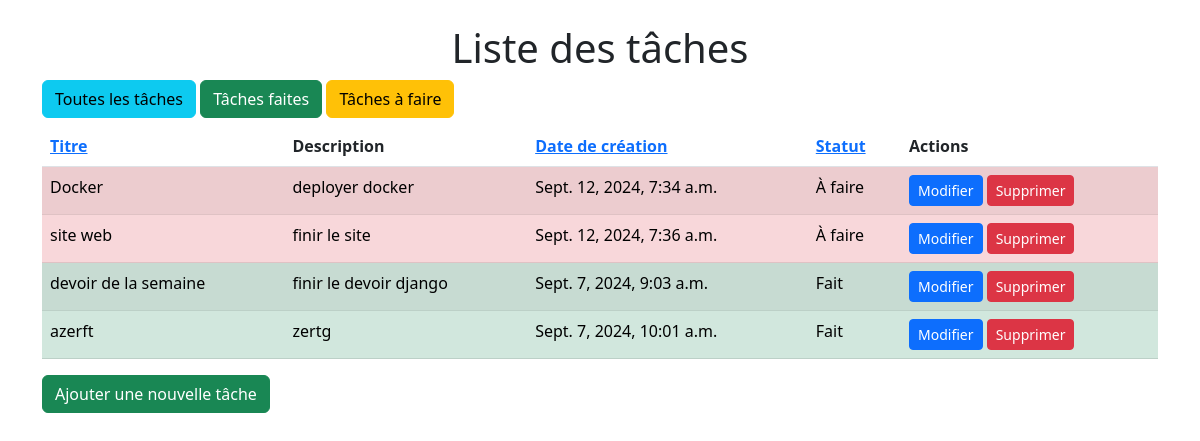
/?sort=status, run on the app's committed database.
### todolist/models.py (models this page shows, shortened)
class Task(models.Model):
    title = models.CharField(max_length=255)
    description = models.TextField()
    created_at = models.DateTimeField(auto_now_add=True)
    due_date = models.DateTimeField()
    status = models.BooleanField(default=False)  # False = not done, True = done

### todolist/views.py (the view)
# urls.py: path('', todolist_views.task_list, name='task_list'),
def task_list(request):
    sort_by = request.GET.get('sort', 'created_at')  # Tri par défaut par date de création
    status_filter = request.GET.get('status', None)  # Pas de filtre par défaut
    if status_filter == 'done':
        tasks = Task.objects.filter(status=True)
    elif status_filter == 'todo':
        tasks = Task.objects.filter(status=False)
    else:
        tasks = Task.objects.all()
    tasks = tasks.order_by(sort_by)
    return render(request, 'todolist/task_list.html', {'tasks': tasks})

### todolist/templates/todolist/task_list.html (shortened to what this page needs)
<!DOCTYPE html>
<html lang="fr">
<head>
    <link href="https://cdn.jsdelivr.net/npm/bootstrap@5.3.0-alpha1/dist/css/bootstrap.min.css" rel="stylesheet">
</head>
<body>
    <div class="container mt-4">
        <h1 class="text-center">Liste des tâches</h1>
        <div class="mb-2">
            <a href="?status=all" class="btn btn-info">Toutes les tâches</a>
            <a href="?status=done" class="btn btn-success">Tâches faites</a>
            <a href="?status=todo" class="btn btn-warning">Tâches à faire</a>
        </div>
        <table class="table table-striped">
            <thead>
                <tr>
                    <th><a href="?sort=title">Titre</a></th>
                    <th>Description</th>
                    <th><a href="?sort=created_at">Date de création</a></th>
                    <th><a href="?sort=status">Statut</a></th>
                    <th>Actions</th>
                </tr>
            </thead>
            <tbody>
                {% for task in tasks %}
                <tr class="{{ task.status|yesno:'table-success,table-danger' }}">
                    <td>{{ task.title }}</td>
                    <td>{{ task.description }}</td>
                    <td>{{ task.created_at }}</td>
                    <td>{% if task.status %}Fait{% else %}À faire{% endif %}</td>
                    <td>
                        <a href="{% url 'task_edit' task.pk %}" class="btn btn-sm btn-primary">Modifier</a>
                        <a href="{% url 'task_delete' task.pk %}" class="btn btn-sm btn-danger">Supprimer</a>
                    </td>
                </tr>
                {% endfor %}
            </tbody>
        </table>
        <a href="{% url 'task_add' %}" class="btn btn-success">Ajouter une nouvelle tâche</a>
    </div>
</body>
</html>

### data on the page
Task: title "Docker", description "deployer docker", created_at "Sept. 12, 2024, 7:34 a.m.", status "À faire"
Task: title "site web", description "finir le site", created_at "Sept. 12, 2024, 7:36 a.m.", status "À faire"
Task: title "devoir de la semaine", description "finir le devoir django", created_at "Sept. 7, 2024, 9:03 a.m.", status "Fait"
Task: title "azerft", description "zertg", created_at "Sept. 7, 2024, 10:01 a.m.", status "Fait"
